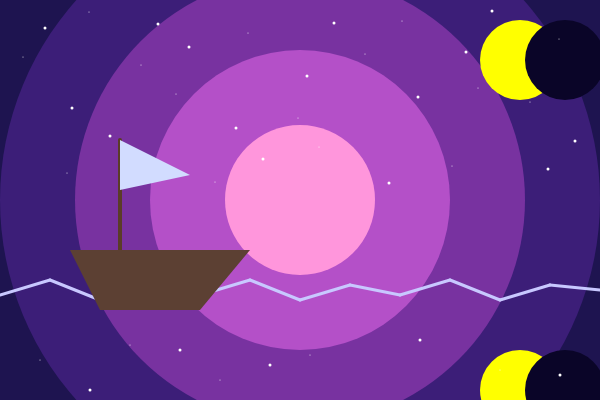
Frame 1 (no input)
Frame 60 (no input): identical to frame 1, image omitted
Frame 120 (the mouse pressed at the canvas centre since frame 60): identical to frame 1, image omitted

The p5.js sketch that drew this single still picture (run headless with seeded random() and noise() and a simulated clock; from frame 60 on, the mouse is pressed at the canvas centre):

// p5.js sketch
// ── sketch.js
function setup() {
  createCanvas(600, 400);
}

function draw() {

  // ===== 과녁 배경 =====
  noStroke();

  fill(10, 5, 40);
  circle(300, 200, 900);

  fill(30, 20, 80);
  circle(300, 200, 750);

  fill(60, 30, 120);
  circle(300, 200, 600);

  fill(120, 50, 160);
  circle(300, 200, 450);

  fill(180, 80, 200);
  circle(300, 200, 300);

  fill(255, 150, 220);
  circle(300, 200, 150);

  // ===== 위쪽 달 =====
  fill('yellow');
  noStroke();
  circle(520, 60, 80);

  fill(10, 5, 40);
  circle(565, 60, 80);

  // ===== 위쪽 별 =====
  stroke(255);
  strokeWeight(1);

  point(23, 57);
  point(89, 12);
  point(176, 94);
  point(248, 33);
  point(319, 147);
  point(402, 21);
  point(478, 88);
  point(559, 39);
  point(67, 173);
  point(141, 65);
  point(215, 182);
  point(298, 118);
  point(365, 54);
  point(452, 166);
  point(530, 102);

  strokeWeight(3);

  point(45, 28);
  point(110, 136);
  point(189, 47);
  point(263, 159);
  point(334, 23);
  point(418, 97);
  point(492, 11);
  point(575, 141);
  point(72, 108);
  point(158, 24);
  point(236, 128);
  point(307, 76);
  point(389, 183);
  point(466, 52);
  point(548, 169);

  // ===== 바다 =====
  stroke(200, 200, 255);

  line(0, 295, 50, 280);
  line(50, 280, 100, 300);
  line(100, 300, 150, 285);
  line(150, 285, 200, 295);

  line(200, 295, 250, 280);
  line(250, 280, 300, 300);
  line(300, 300, 350, 285);
  line(350, 285, 400, 295);

  line(400, 295, 450, 280);
  line(450, 280, 500, 300);
  line(500, 300, 550, 285);
  line(550, 285, 600, 290);

  // ===== 돛대 =====
  stroke(90, 60, 40);
  strokeWeight(4);
  line(120, 250, 120, 140);

  // ===== 배 몸체 =====
  noStroke();
  fill(92, 64, 51);

  quad(
    100, 310,
    200, 310,
    250, 250,
    70, 250
  );

  // ===== 돛 =====
  fill(210, 220, 255);

  triangle(
    120, 140,
    120, 190,
    190, 175
  );

  // ===== 아래쪽 달 =====
  fill('yellow');
  noStroke();
  circle(520, 390, 80);

  fill(10, 5, 40);
  circle(565, 390, 80);

  // ===== 아래쪽 별 =====
  stroke(255);
  strokeWeight(1);

  point(40, 360);
  point(130, 345);
  point(220, 380);
  point(310, 355);
  point(500, 370);

  strokeWeight(3);

  point(90, 390);
  point(180, 350);
  point(270, 365);
  point(420, 340);
  point(560, 375);
}
